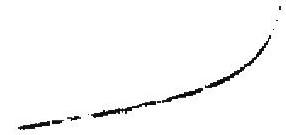
#> input picture SVR/20130408140700(cut).jpg, 286 x 135 px
$ python matrix-test.py
#> lines starting #> are read from the running program, lines starting #| are printed output that depends on the picture; after the words box and inside, x2 and y2 are one past the last pixel; in counts of white or black regions, pixels touching at a corner belong together

# 图片二值化
from PIL import Image
import numpy
import matplotlib.pyplot as plt
img = Image.open('20130408140700(cut).jpg')
#> img is the input picture: PIL image 286x135 RGB; min 0, max 255, mean 249


# 模式L”为灰色图像，它的每个像素用8个bit表示，0表示黑，255表示白，其他数字表示不同的灰度。
Img = img.convert('L')
Img.save("test1.jpg")

# 自定义灰度界限，大于这个值为黑色，小于这个值为白色
threshold = 200

table = []
for i in range(256):
    if i < threshold:
        table.append(0)
    else:
        table.append(1)

# 图片二值化
photo = Img.point(table, '1')
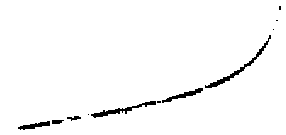
#> photo: PIL image 286x135 1; 97.6% white; 11 black regions (5 under 20 px), largest, box (x1, y1, x2, y2) and area: (205, 35, 271, 88) 295, (91, 101, 156, 118) 246, (162, 88, 203, 103) 165, (18, 121, 50, 130) 133, (52, 120, 64, 124) 40, (67, 116, 81, 121) 38
photo.save("test2.jpg")
#photo就是二值化后的图片
matrix1 = numpy.array(photo)
matrix2=matrix1.astype(int)
width1,height1 = img.size
#> width1 = 286; height1 = 135
i=j=0
Xa=[]
Ya=[]

X=[x for y in matrix2 for x in y]
#> X = 38610 items
print(len(X))
#| 38610
for j in range(height1):
    for i in range(width1):
        if X[i+width1*j]==0:
            Xa.append([i])
            Ya.append([j])

Xa1=numpy.array(Xa,dtype=float)
Ya1=numpy.array(Ya,dtype=float)
#> Ya1 = 937 values from 6 to 129

plt.scatter(Xa, Ya ,c='k', label='data', zorder=1)
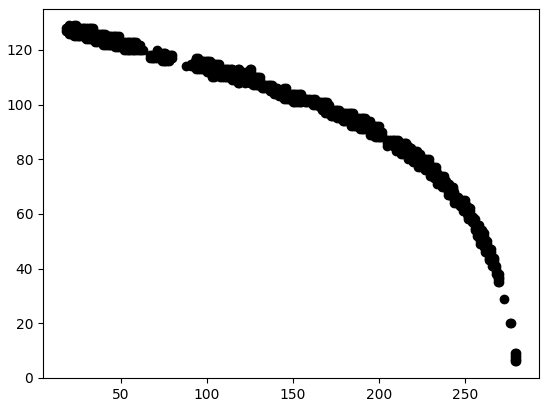
#> figure drawn by matplotlib, 1 panel

$ run again, with SVR/20161122110000(cut).jpg copied over SVR/20130408140700(cut).jpg
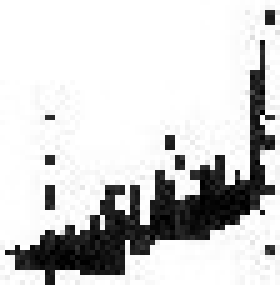
#> input picture SVR/20161122110000(cut).jpg, 56 x 57 px (shown 5 times larger)
#> img is the input picture: PIL image 56x57 RGB; min 0, max 255, mean 208.9
#> `photo = Img.point(table, '1')`:
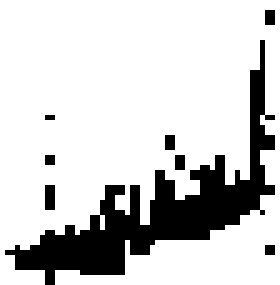
#> photo: PIL image 56x57 1 (shown 5 times larger); 80.8% white; 8 black regions (7 under 20 px), largest, box (x1, y1, x2, y2) and area: (1, 8, 55, 57) 574
#> X = 3192 values, max 1 at index 0, min 0 at index 165, mean 0.808
#| 3192
#> `plt.scatter(Xa, Ya ,c='k', label='data', zorder=1)`:
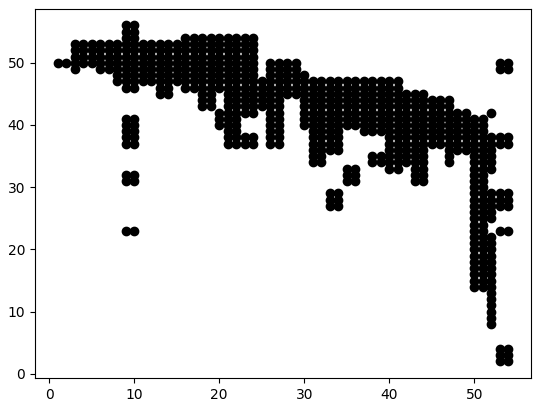
#> figure drawn by matplotlib, 1 panel

$ run again, with SVR/20130408140700.jpg copied over SVR/20130408140700(cut).jpg
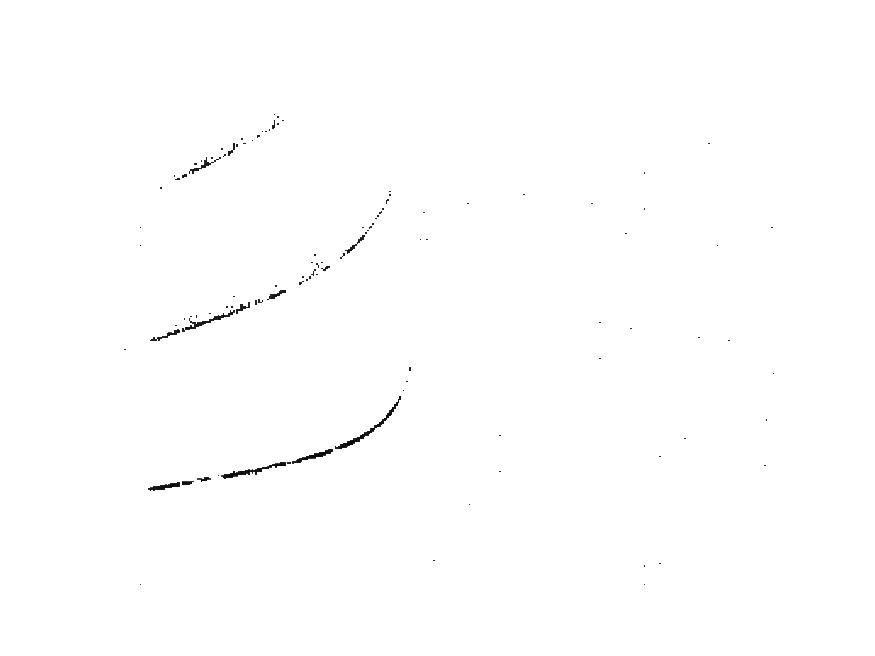
#> input picture SVR/20130408140700.jpg, 875 x 656 px
#> img is the input picture: PIL image 875x656 RGB; min 0, max 255, mean 254.2
#> photo: PIL image 875x656 1; 99.7% white; 108 black regions (94 under 20 px), largest, box (x1, y1, x2, y2) and area: (335, 396, 401, 449) 295, (221, 462, 286, 479) 246, (182, 310, 235, 332) 195
#> X = 574000 items
#| 574000
#> `plt.scatter(Xa, Ya ,c='k', label='data', zorder=1)`:
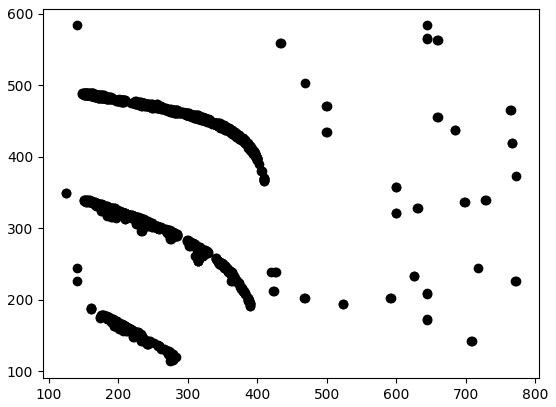
#> figure drawn by matplotlib, 1 panel

$ run again, with SVR/20161122110000(cutF).jpg copied over SVR/20130408140700(cut).jpg
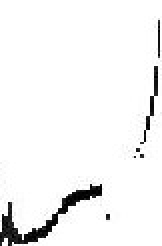
#> input picture SVR/20161122110000(cutF).jpg, 81 x 123 px (shown 2 times larger)
#> img is the input picture: PIL image 81x123 RGB; min 0, max 255, mean 243.6
#> `photo = Img.point(table, '1')`:
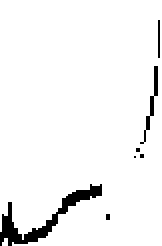
#> photo: PIL image 81x123 1 (shown 2 times larger); 95.4% white; 7 black regions (5 under 20 px), largest, box (x1, y1, x2, y2) and area: (0, 92, 51, 123) 352, (70, 33, 79, 72) 72
#> X = 9963 values, max 1 at index 0, min 0 at index 889, mean 0.954
#| 9963
#> `plt.scatter(Xa, Ya ,c='k', label='data', zorder=1)`:
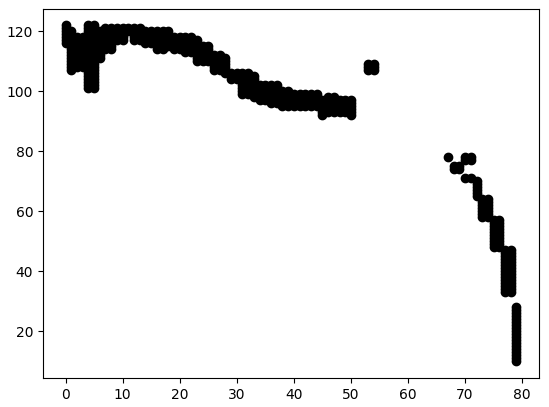
#> figure drawn by matplotlib, 1 panel
